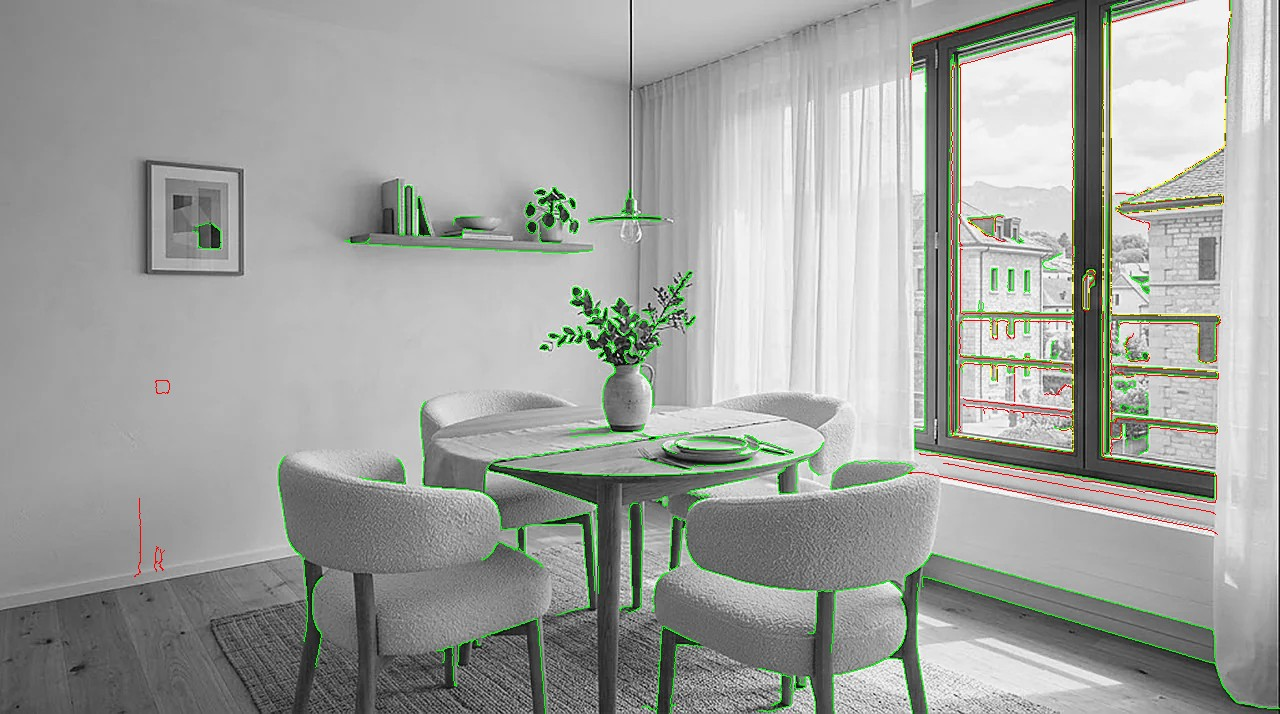
#> input picture core/sources/sprintA/generated/align-before.jpg, 1280 x 714 px
$ python warp-empty-floor.py generated/align-before.jpg out.png
#> lines starting #> are read from the running program, lines starting #| are printed output that depends on the picture
#!/usr/bin/env python3
"""Mesh-warp the AI empty-room floor line back onto the production plate."""
import argparse
import cv2
import numpy as np


def read_image(path):
#> called with path = 'generated/align-before.jpg'
    return cv2.imdecode(np.fromfile(path, dtype=np.uint8), cv2.IMREAD_COLOR)
#> returned value is the input picture: shape (714, 1280, 3); mean B, G, R 158.3, 162.4, 159.9


def write_webp(path, image):
    ok, data = cv2.imencode(".webp", image, [cv2.IMWRITE_WEBP_QUALITY, 92])
    if not ok:
        raise SystemExit("Could not encode output")
    data.tofile(path)


def main():
    ap = argparse.ArgumentParser()
    ap.add_argument("input")
    ap.add_argument("output")
    args = ap.parse_args()
    im = read_image(args.input)
    h, w = im.shape[:2]
#> h = 714; w = 1280
    yy, xx = np.mgrid[0:h, 0:w].astype(np.float32)
    taper = np.clip((950.0 - xx) / 180.0, 0.0, 1.0)
    source_line = 500.0 - 0.020 * xx
    target_line = 590.0 - 0.040 * xx
    target_line = source_line + (target_line - source_line) * taper
    upper = yy <= target_line
    map_y = np.empty_like(yy)
    map_y[upper] = yy[upper] * source_line[upper] / np.maximum(target_line[upper], 1.0)
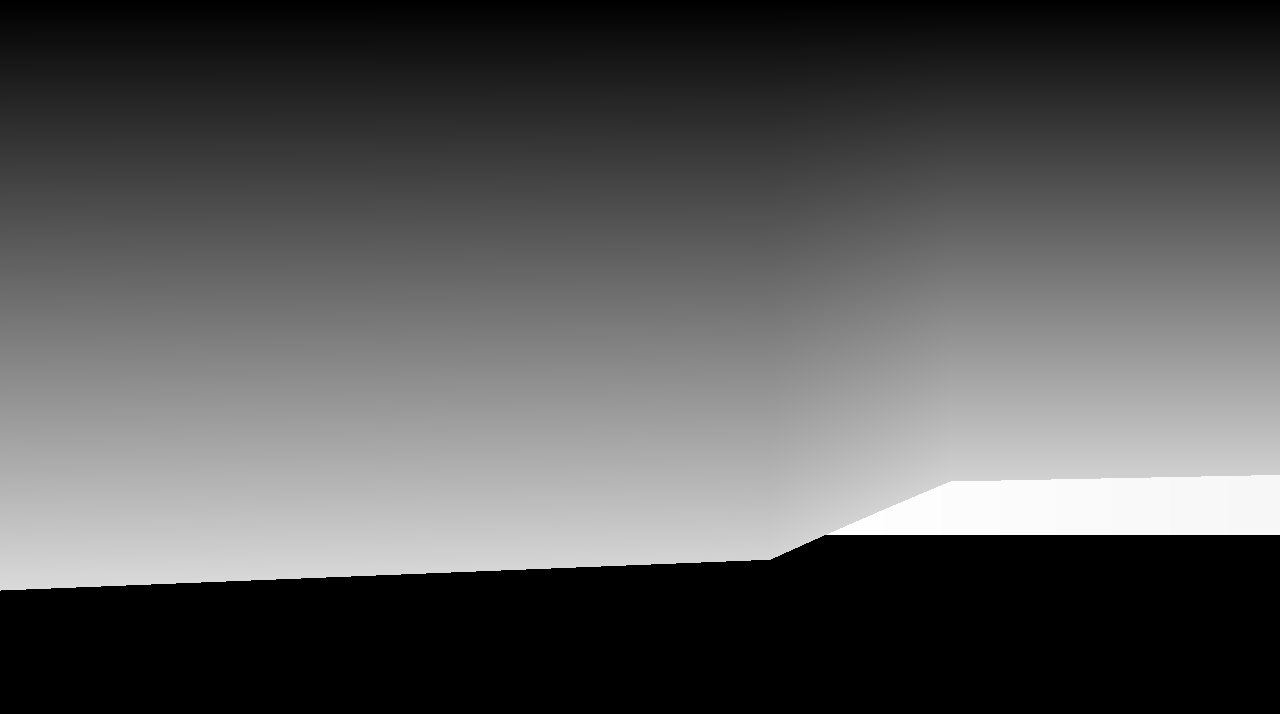
#> map_y: shape (714, 1280) float32; min 0, max 582.4, mean 198.9; drawn with min black and max white
    map_y[~upper] = source_line[~upper] + (yy[~upper] - target_line[~upper]) * (h - source_line[~upper]) / np.maximum(h - target_line[~upper], 1.0)
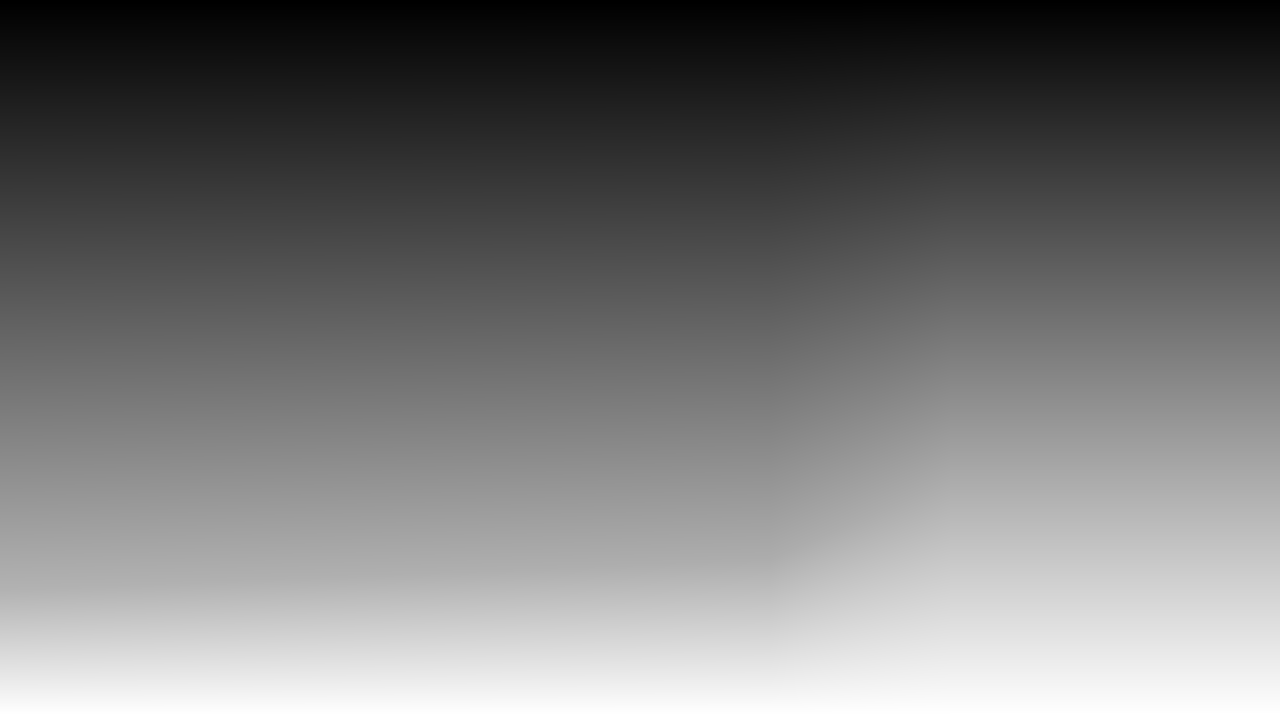
#> map_y: shape (714, 1280) float32; min 0, max 713, mean 329.1; drawn with min black and max white
    out = cv2.remap(im, xx, map_y, cv2.INTER_LANCZOS4, borderMode=cv2.BORDER_REFLECT)
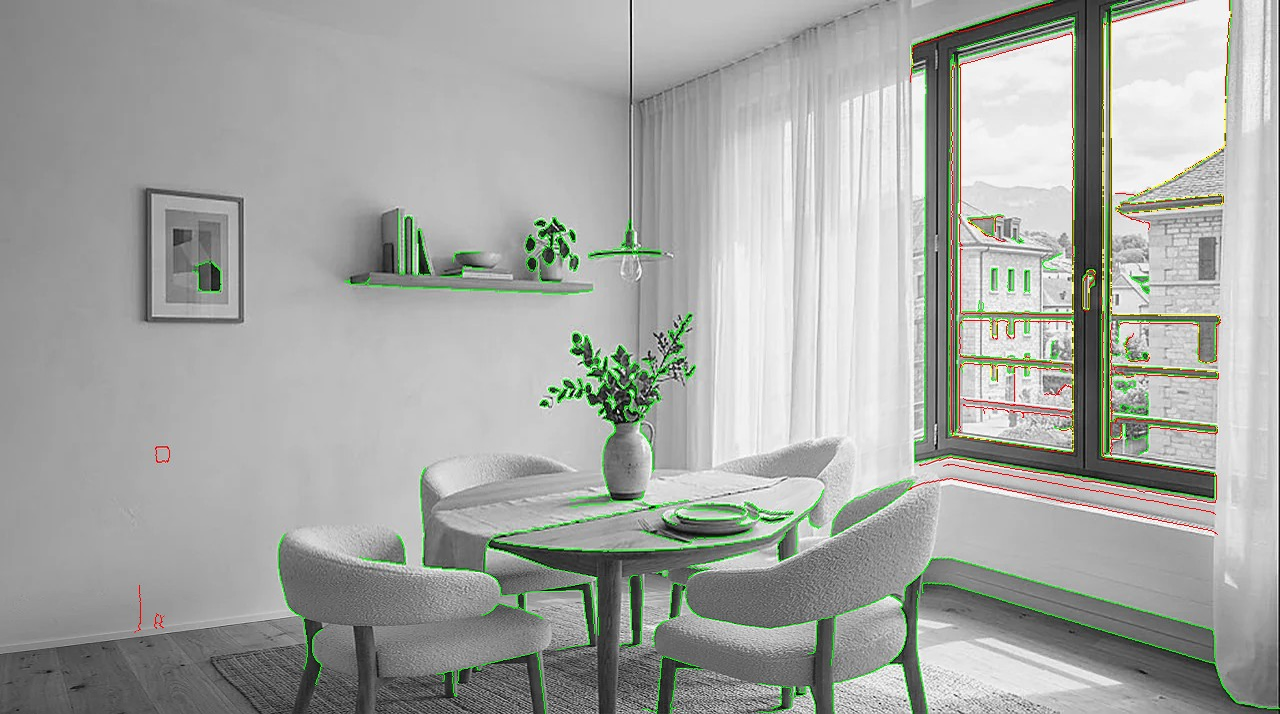
#> out: shape (714, 1280, 3); mean B, G, R 162.6, 166.7, 164.2
    write_webp(args.output, out)


if __name__ == "__main__":
    main()

$ run again, on core/sources/sprintA/generated/before-ai-refined.png
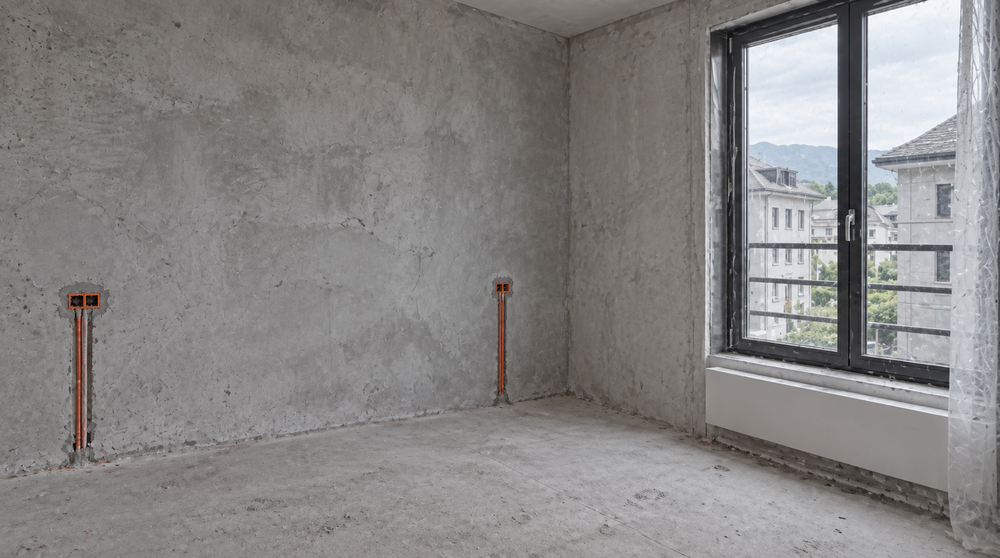
#> input picture core/sources/sprintA/generated/before-ai-refined.png, 1000 x 558 px, shrunk from 1679 x 937 before the run
#> in read_image, returned value is the input picture: shape (558, 1000, 3); mean B, G, R 132.6, 133.1, 135.2
#> in main, `map_y[~upper] = source_line[~upper] + (yy[~upper] - target_line[~upper..`:
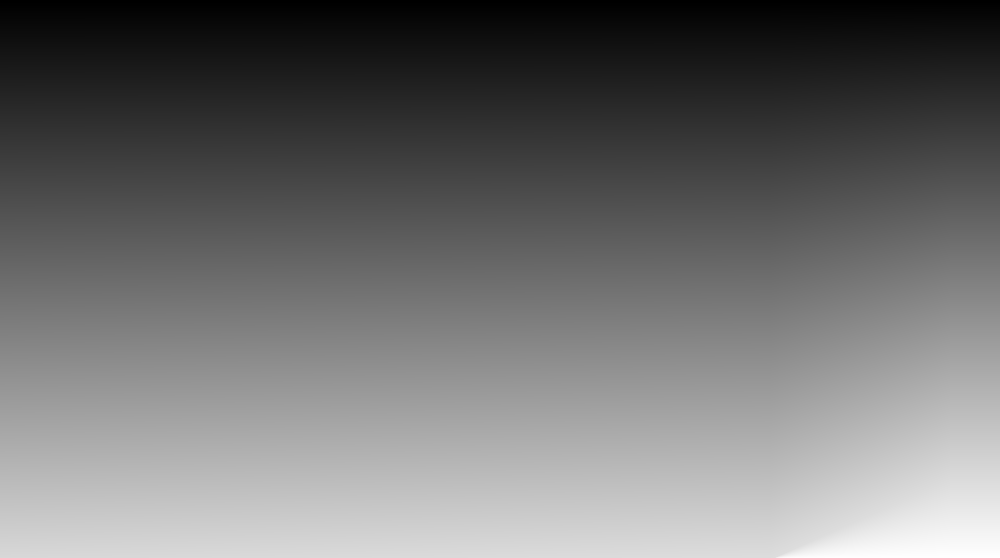
#> map_y: shape (558, 1000) float32; min 0, max 557, mean 244.5; drawn with min black and max white
#> in main, `out = cv2.remap(im, xx, map_y, cv2.INTER_LANCZOS4, borderMode=cv2.BORD..`:
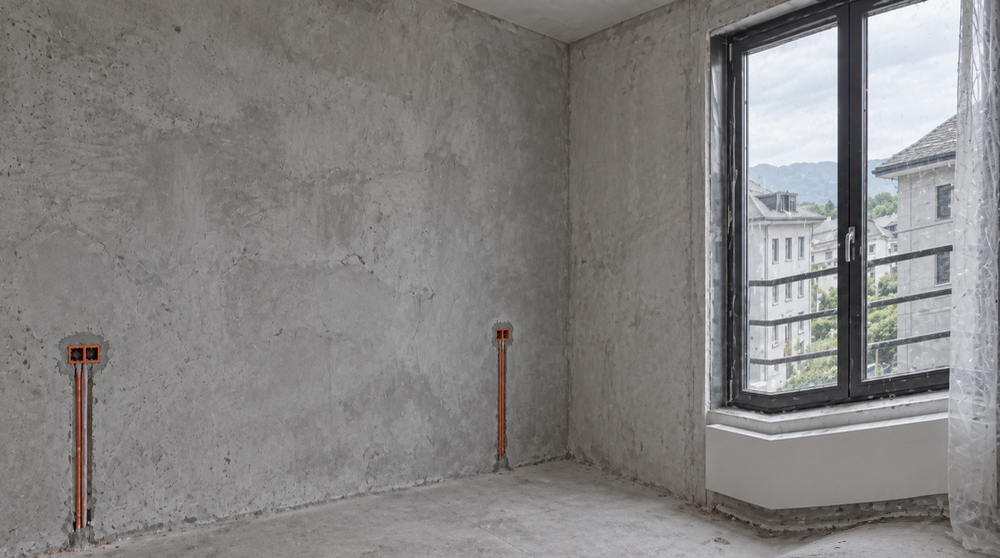
#> out: shape (558, 1000, 3); mean B, G, R 130, 130.7, 132.7

$ run again, on core/sources/sprintA/generated/before-ai.png
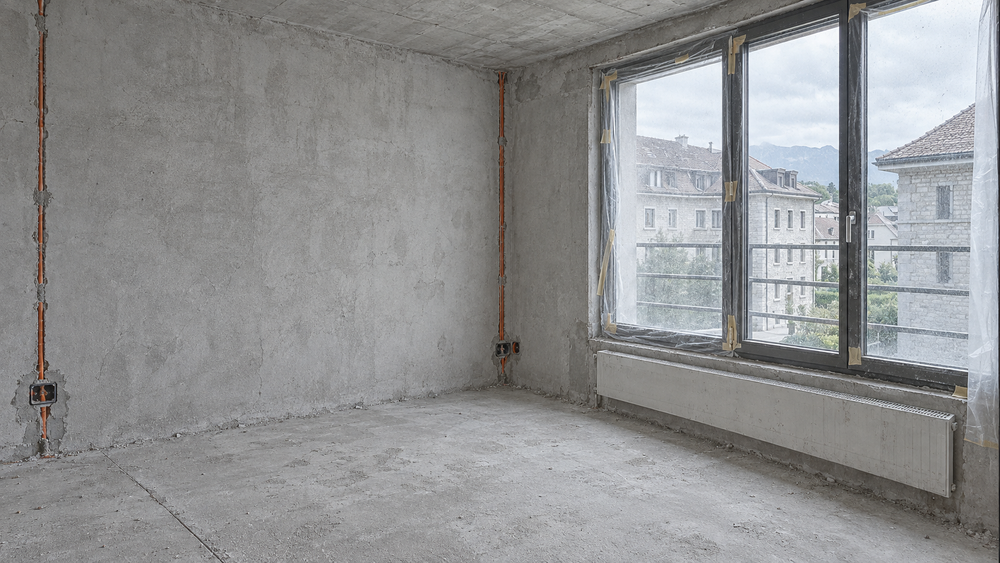
#> input picture core/sources/sprintA/generated/before-ai.png, 1000 x 563 px, shrunk from 1672 x 941 before the run
#> in read_image, returned value is the input picture: shape (563, 1000, 3); mean B, G, R 145.8, 145.2, 144.6
#> in main, `map_y[~upper] = source_line[~upper] + (yy[~upper] - target_line[~upper..`:
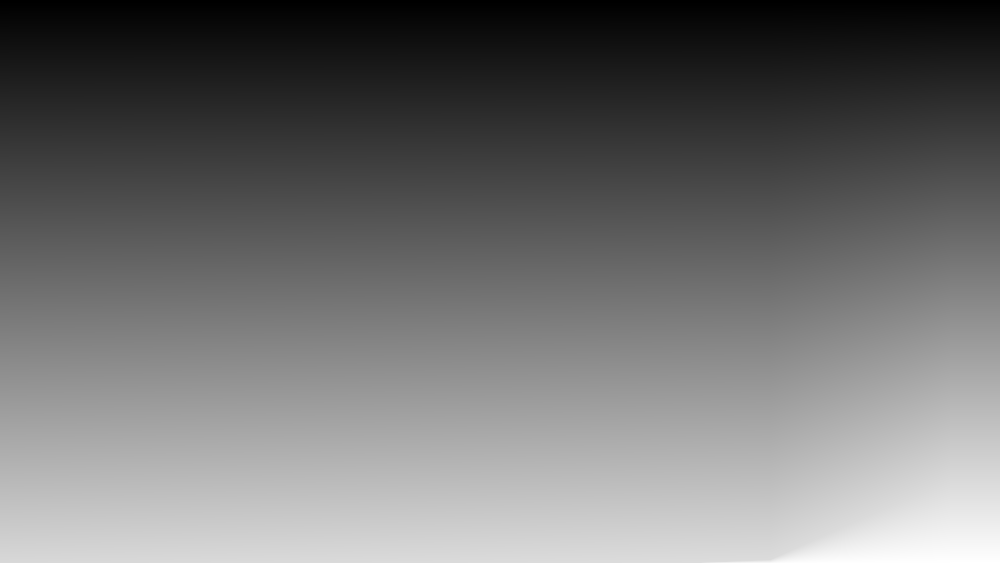
#> map_y: shape (563, 1000) float32; min 0, max 562, mean 246.7; drawn with min black and max white
#> in main, `out = cv2.remap(im, xx, map_y, cv2.INTER_LANCZOS4, borderMode=cv2.BORD..`:
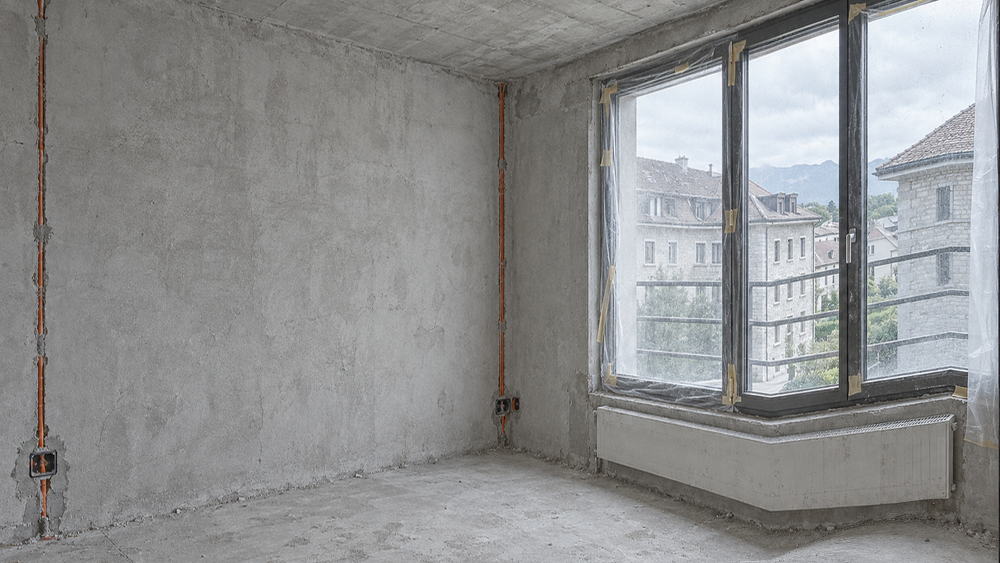
#> out: shape (563, 1000, 3); mean B, G, R 143.7, 143.3, 142.7

$ run again, on core/sources/sprintA/generated/flat-ai.png
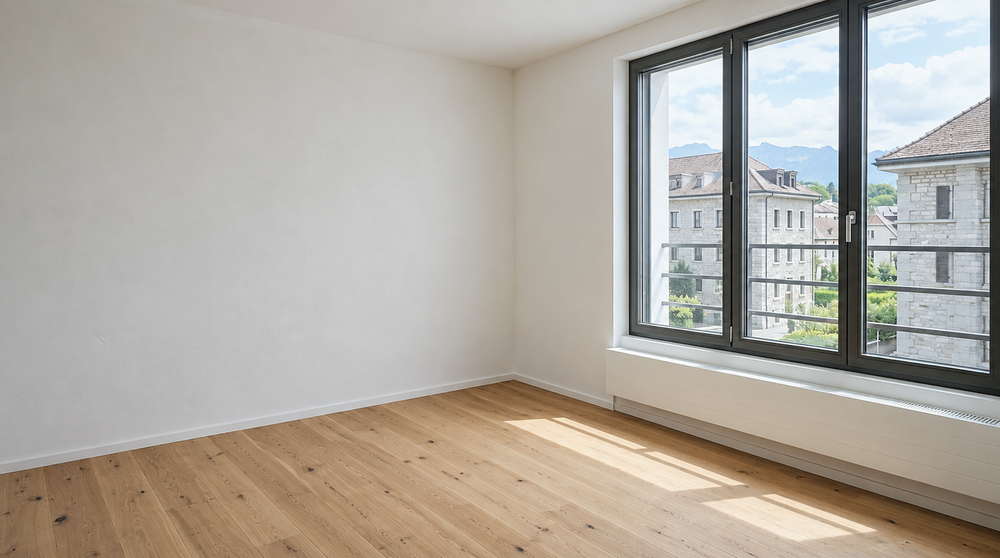
#> input picture core/sources/sprintA/generated/flat-ai.png, 1000 x 558 px, shrunk from 1678 x 937 before the run
#> in read_image, returned value is the input picture: shape (558, 1000, 3); mean B, G, R 160.5, 169.1, 175
#> in main, `map_y[~upper] = source_line[~upper] + (yy[~upper] - target_line[~upper..`:
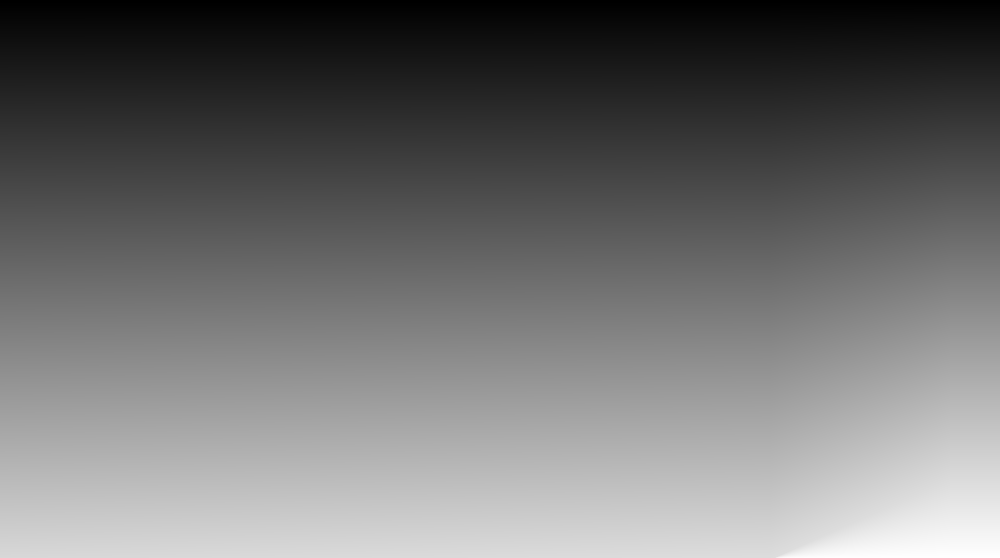
#> map_y: shape (558, 1000) float32; min 0, max 557, mean 244.5; drawn with min black and max white
#> in main, `out = cv2.remap(im, xx, map_y, cv2.INTER_LANCZOS4, borderMode=cv2.BORD..`:
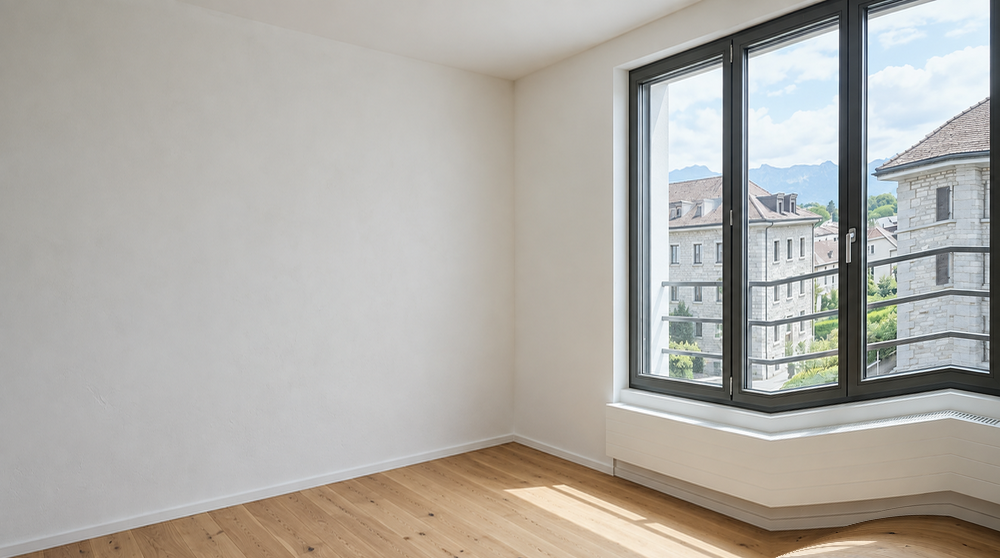
#> out: shape (558, 1000, 3); mean B, G, R 166, 172, 175.1
